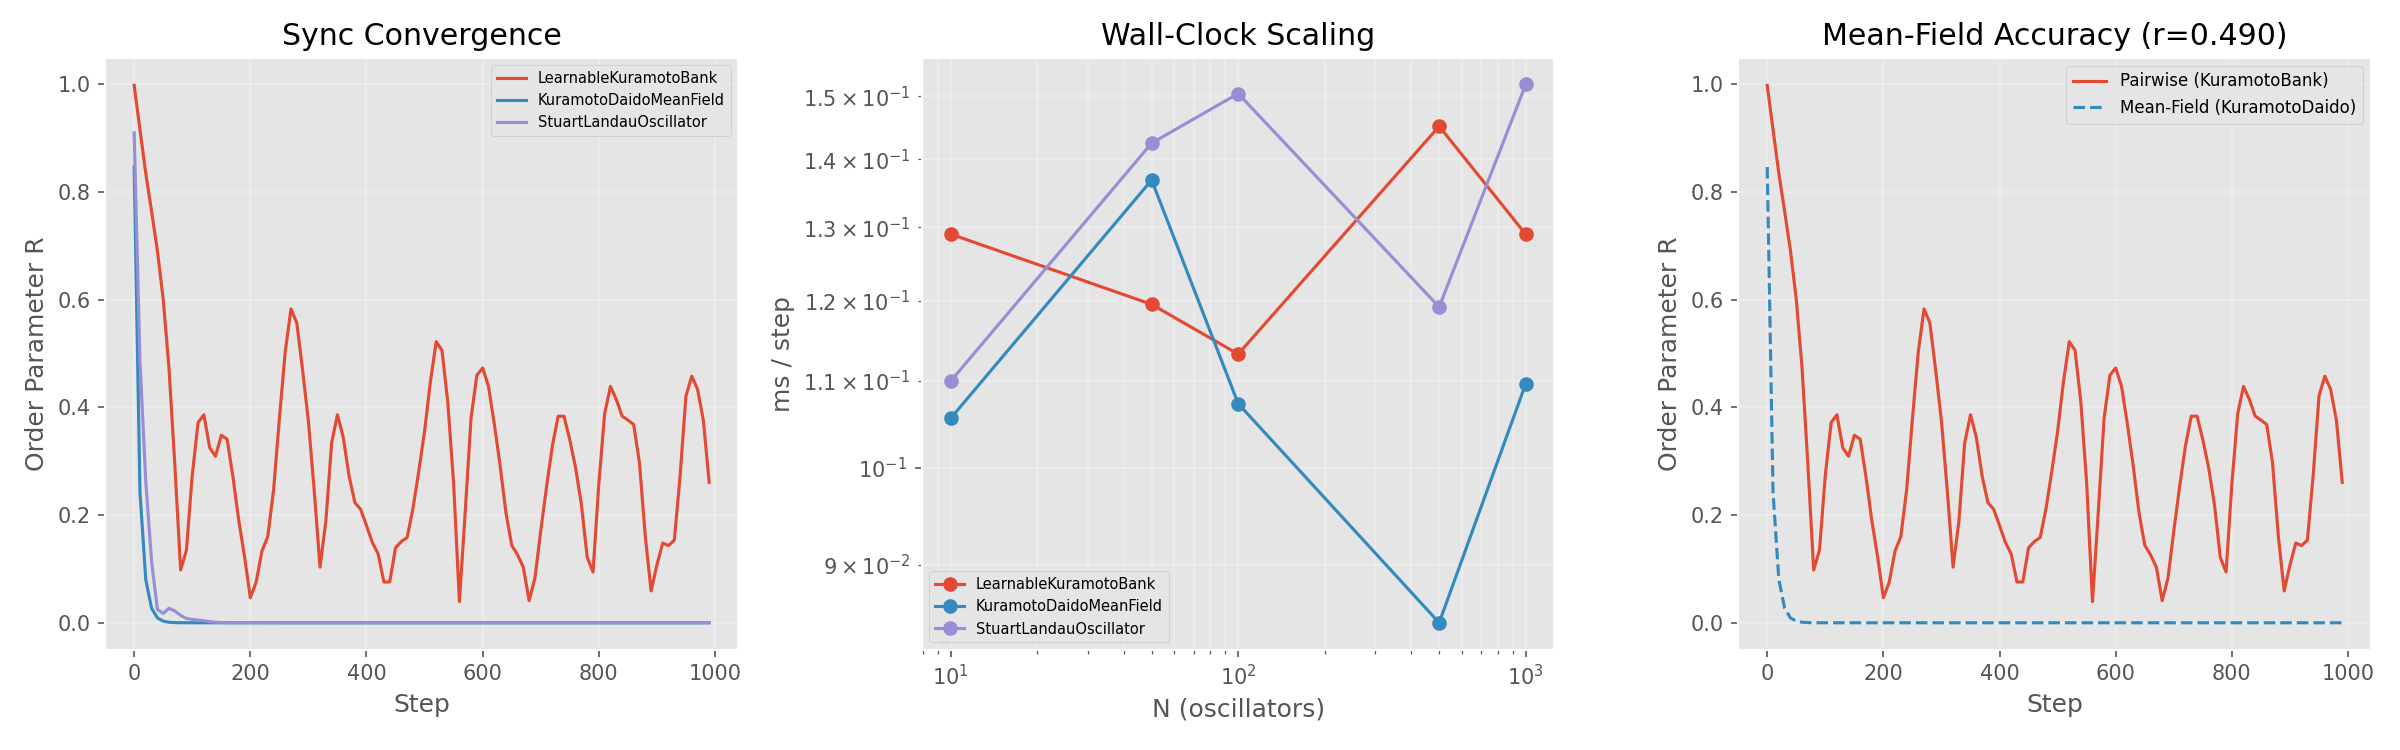

Write Python code to recreate this figure.
"""
Benchmark #1: PyQuifer Oscillators vs KuraNet

Compares PyQuifer's three oscillator modules (LearnableKuramotoBank,
KuramotoDaidoMeanField, StuartLandauOscillator) against KuraNet's methodology
and metrics, measuring sync convergence, wall-clock scaling, and mean-field
approximation accuracy.

Dual-mode:
  - python bench_oscillators.py        → full suite + plots
  - pytest bench_oscillators.py -v     → test functions only

KuraNet reference: PyQuifer/tests/benchmarks/KuraNet/
  - circular_variance from utils.py:99-118
  - Default config: N=100, dt=0.1 (alpha), initial_phase=zero, burn_in=100
"""

from __future__ import annotations

import math
import sys
import time
from contextlib import contextmanager
from dataclasses import dataclass, field
from typing import Dict, List, Optional

import torch
import torch.nn as nn

# ── PyQuifer imports ──
sys.path.insert(0, str(__import__("pathlib").Path(__file__).resolve().parents[2] / "src"))
from pyquifer.oscillators import (
    KuramotoDaidoMeanField,
    LearnableKuramotoBank,
    StuartLandauOscillator,
)

# ── Optional imports ──
try:
    import matplotlib

    matplotlib.use("Agg")
    import matplotlib.pyplot as plt

    HAS_MATPLOTLIB = True
except ImportError:
    HAS_MATPLOTLIB = False

try:
    import torchdiffeq  # noqa: F401

    HAS_TORCHDIFFEQ = True
except ImportError:
    HAS_TORCHDIFFEQ = False


# ═══════════════════════════════════════════════════════════════════════════════
# Section 1: Shared Setup
# ═══════════════════════════════════════════════════════════════════════════════


@dataclass
class BenchmarkConfig:
    """Config matching KuraNet DEFAULT: experiments.cfg."""

    N: int = 100
    dt: float = 0.1  # KuraNet alpha
    burn_in: int = 100
    total_steps: int = 1000
    record_every: int = 10
    seed: int = 42
    coupling: float = 1.0


@dataclass
class ConvergenceResult:
    model_name: str
    step_indices: List[int]
    order_params: List[float]
    circular_variances: List[float]
    final_R: float


@dataclass
class TimingResult:
    model_name: str
    N: int
    ms_per_step: float


@dataclass
class MeanFieldResult:
    pearson_correlation: float
    max_deviation: float
    mean_deviation: float
    pairwise_R: List[float]
    meanfield_R: List[float]
    step_indices: List[int]


# ── Metrics (reimplemented from KuraNet utils.py:99-118) ──


def circular_variance_standalone(phases: torch.Tensor) -> float:
    """Circular variance for a single snapshot.

    Reimplements KuraNet's circular_variance:
        CV = 1 - sqrt(sum_cos^2 + sum_sin^2) / N

    Args:
        phases: (N,) tensor of oscillator phases.

    Returns:
        float in [0, 1]. 0 = perfectly synchronized, 1 = uniform.
    """
    N = phases.shape[-1]
    xx = torch.cos(phases)
    yy = torch.sin(phases)
    return (1 - torch.sqrt(xx.sum(-1) ** 2 + yy.sum(-1) ** 2) / N).item()


def circular_variance_trajectory(phase_history: torch.Tensor) -> float:
    """Time-averaged circular variance.

    Args:
        phase_history: (T, N) tensor of phase snapshots.

    Returns:
        float: mean CV over all time steps.
    """
    N = phase_history.shape[-1]
    xx = torch.cos(phase_history)
    yy = torch.sin(phase_history)
    cv_per_step = 1 - torch.sqrt(xx.sum(-1) ** 2 + yy.sum(-1) ** 2) / N
    return cv_per_step.mean().item()


# ── Timer ──


@contextmanager
def timer():
    """Context manager returning elapsed wall-clock time in seconds."""
    result = {"elapsed": 0.0}
    start = time.perf_counter()
    yield result
    result["elapsed"] = time.perf_counter() - start


# ── Initial condition generator ──


def generate_shared_initial_conditions(
    config: BenchmarkConfig,
) -> tuple[torch.Tensor, torch.Tensor]:
    """Generate omega ~ U(-1, 1) and theta_init = zeros, matching KuraNet DEFAULT."""
    torch.manual_seed(config.seed)
    omega = torch.rand(config.N) * 2 - 1  # Uniform(-1, 1)
    theta_init = torch.zeros(config.N)
    return omega, theta_init


# ── Factory functions ──


def _make_kuramoto_bank(
    omega: torch.Tensor, theta_init: torch.Tensor, config: BenchmarkConfig
) -> LearnableKuramotoBank:
    N = omega.shape[0]
    bank = LearnableKuramotoBank(
        num_oscillators=N,
        dt=config.dt,
        initial_frequency_range=(0.0, 1.0),  # will be overwritten
        initial_phase_range=(0.0, 0.01),  # will be overwritten
        topology="global",
    )
    # Override natural frequencies and phases with shared initial conditions
    with torch.no_grad():
        bank.natural_frequencies.data.copy_(omega)
        bank.phases.copy_(theta_init)
        bank.prev_phases.copy_(theta_init)
        bank.coupling_strength.data.fill_(config.coupling)
    return bank


def _make_meanfield(
    omega: torch.Tensor, config: BenchmarkConfig
) -> KuramotoDaidoMeanField:
    omega_mean = omega.mean().item()
    spread = (omega.max() - omega.min()).item()
    # Cauchy half-width approximation from uniform distribution:
    # For U(-a, a), a reasonable Cauchy approximation uses delta = spread * pi / 4
    # This maps the flat distribution width to Cauchy HWHM.
    delta = spread * math.pi / 4

    mf = KuramotoDaidoMeanField(
        omega_mean=omega_mean,
        delta=delta,
        coupling=config.coupling,
        dt=config.dt,
    )
    # Initialize Z to match zero-phase initial condition (R=1, Psi=0)
    with torch.no_grad():
        mf.Z_real.fill_(1.0)
        mf.Z_imag.fill_(0.0)
    return mf


def _make_stuart_landau(
    omega: torch.Tensor, theta_init: torch.Tensor, config: BenchmarkConfig
) -> StuartLandauOscillator:
    N = omega.shape[0]
    sl = StuartLandauOscillator(
        num_oscillators=N,
        mu=0.1,
        omega_range=(0.0, 1.0),  # will be overwritten
        coupling=0.5,
        dt=config.dt,
    )
    with torch.no_grad():
        sl.omega.data.copy_(omega)
        sl.z_real.copy_(torch.cos(theta_init))
        sl.z_imag.copy_(torch.sin(theta_init))
    return sl


# ═══════════════════════════════════════════════════════════════════════════════
# Section 2: Sync Convergence (R over time)
# ═══════════════════════════════════════════════════════════════════════════════


def bench_convergence_kuramoto_bank(
    config: BenchmarkConfig,
) -> ConvergenceResult:
    omega, theta_init = generate_shared_initial_conditions(config)
    bank = _make_kuramoto_bank(omega, theta_init, config)

    step_indices = []
    order_params = []
    circular_vars = []

    for step in range(config.total_steps):
        bank(steps=1, use_precision=False)
        if step % config.record_every == 0:
            R = bank.get_order_parameter().item()
            cv = circular_variance_standalone(bank.phases)
            step_indices.append(step)
            order_params.append(R)
            circular_vars.append(cv)

    return ConvergenceResult(
        model_name="LearnableKuramotoBank",
        step_indices=step_indices,
        order_params=order_params,
        circular_variances=circular_vars,
        final_R=order_params[-1],
    )


def bench_convergence_meanfield(
    config: BenchmarkConfig,
) -> ConvergenceResult:
    omega, _ = generate_shared_initial_conditions(config)
    mf = _make_meanfield(omega, config)

    step_indices = []
    order_params = []
    circular_vars = []

    for step in range(config.total_steps):
        result = mf(steps=1)
        if step % config.record_every == 0:
            R = result["R"].item()
            # Mean-field has no individual phases; CV = 1 - R
            cv = 1.0 - R
            step_indices.append(step)
            order_params.append(R)
            circular_vars.append(cv)

    return ConvergenceResult(
        model_name="KuramotoDaidoMeanField",
        step_indices=step_indices,
        order_params=order_params,
        circular_variances=circular_vars,
        final_R=order_params[-1],
    )


def bench_convergence_stuart_landau(
    config: BenchmarkConfig,
) -> ConvergenceResult:
    omega, theta_init = generate_shared_initial_conditions(config)
    sl = _make_stuart_landau(omega, theta_init, config)

    step_indices = []
    order_params = []
    circular_vars = []

    for step in range(config.total_steps):
        result = sl(steps=1)
        if step % config.record_every == 0:
            R = result["order_parameter"].item()
            cv = circular_variance_standalone(result["phases"])
            step_indices.append(step)
            order_params.append(R)
            circular_vars.append(cv)

    return ConvergenceResult(
        model_name="StuartLandauOscillator",
        step_indices=step_indices,
        order_params=order_params,
        circular_variances=circular_vars,
        final_R=order_params[-1],
    )


def bench_convergence_kuranet(
    config: BenchmarkConfig,
) -> Optional[ConvergenceResult]:
    """Optional KuraNet comparison. Requires torchdiffeq."""
    if not HAS_TORCHDIFFEQ:
        return None

    try:
        kuranet_dir = __import__("pathlib").Path(__file__).resolve().parent / "KuraNet"
        sys.path.insert(0, str(kuranet_dir))
        from models import KuraNet_xy  # type: ignore

        omega, theta_init = generate_shared_initial_conditions(config)
        N = config.N

        # KuraNet_xy expects feature_dim (we use 1 dummy feature)
        model = KuraNet_xy(
            feature_dim=1,
            num_hid_units=128,
            normalize="node",
            avg_deg=1.0,
            symmetric=True,
            alpha=config.dt,
            gd_steps=config.total_steps,
            burn_in_steps=0,
            initial_phase="zero",
            solver_method="euler",
        )

        # Build input: (N, feature_dim + 1) where last col is phase
        x_features = omega.unsqueeze(1)  # (N, 1)
        y = torch.cat([x_features, theta_init.unsqueeze(1)], dim=1)  # (N, 2)

        step_indices = []
        order_params = []
        circular_vars = []

        t = torch.tensor([0.0])
        for step in range(config.total_steps):
            dy = model(t, y)
            y = y + dy * config.dt
            t = t + config.dt

            if step % config.record_every == 0:
                phases = y[:, -1]
                complex_phases = torch.exp(1j * phases)
                R = torch.abs(complex_phases.mean()).item()
                cv = circular_variance_standalone(phases)
                step_indices.append(step)
                order_params.append(R)
                circular_vars.append(cv)

        return ConvergenceResult(
            model_name="KuraNet_xy",
            step_indices=step_indices,
            order_params=order_params,
            circular_variances=circular_vars,
            final_R=order_params[-1],
        )
    except Exception as e:
        print(f"  [KuraNet skipped: {e}]")
        return None


# ═══════════════════════════════════════════════════════════════════════════════
# Section 2b: Phase 6 Gap Tests (G-01, G-02, G-16)
# ═══════════════════════════════════════════════════════════════════════════════


@dataclass
class FromFrequenciesResult:
    naive_R: float
    fitted_R: float
    improvement: float


@dataclass
class CriticalCouplingResult:
    Kc: float
    super_R: float
    sub_R: float


@dataclass
class RK4vsEulerResult:
    euler_R: float
    rk4_R: float
    euler_R_sl: float
    rk4_R_sl: float


def bench_from_frequencies(config: BenchmarkConfig) -> FromFrequenciesResult:
    """G-01: Compare naive mean-field construction vs from_frequencies classmethod.

    from_frequencies uses IQR-based Cauchy fitting which should yield better
    Ott-Antonsen tracking than the naive mean/spread mapping.
    """
    torch.manual_seed(config.seed)
    omega = torch.rand(config.N) * 2 - 1  # Uniform [-1, 1]

    # Naive construction (existing factory)
    mf_naive = _make_meanfield(omega, config)

    # Fitted construction via from_frequencies classmethod
    mf_fitted = KuramotoDaidoMeanField.from_frequencies(
        omega, coupling=config.coupling, dt=config.dt
    )
    # Initialize Z to match zero-phase initial condition (R=1, Psi=0)
    with torch.no_grad():
        mf_fitted.Z_real.fill_(1.0)
        mf_fitted.Z_imag.fill_(0.0)

    # Run both for total_steps
    for _ in range(config.total_steps):
        naive_result = mf_naive(steps=1)
        fitted_result = mf_fitted(steps=1)

    naive_R = naive_result["R"].item()
    fitted_R = fitted_result["R"].item()
    improvement = fitted_R - naive_R

    print(f"\n  G-01 from_frequencies comparison:")
    print(f"    {'Method':<24s} {'Final R':>8s} {'delta':>10s}")
    print(f"    {'-' * 44}")
    print(f"    {'Naive (mean/spread)':<24s} {naive_R:>8.4f} {mf_naive.delta.item():>10.4f}")
    print(f"    {'from_frequencies (IQR)':<24s} {fitted_R:>8.4f} {mf_fitted.delta.item():>10.4f}")
    print(f"    {'Improvement':<24s} {improvement:>+8.4f}")

    return FromFrequenciesResult(
        naive_R=naive_R, fitted_R=fitted_R, improvement=improvement
    )


def bench_critical_coupling(config: BenchmarkConfig) -> CriticalCouplingResult:
    """G-02: Test get_critical_coupling on StuartLandauOscillator.

    Creates SL oscillators, estimates Kc, then runs at Kc*1.5 (supercritical)
    and Kc*0.5 (subcritical) to verify that supercritical coupling synchronizes
    more than subcritical.
    """
    torch.manual_seed(config.seed)
    N = config.N

    # Create baseline SL to get Kc
    sl_probe = StuartLandauOscillator(
        num_oscillators=N,
        mu=0.1,
        omega_range=(0.0, 2.0),
        coupling=1.0,
        dt=config.dt,
    )
    Kc = sl_probe.get_critical_coupling().item()

    # Supercritical run (coupling = 1.5 * Kc)
    torch.manual_seed(config.seed)
    sl_super = StuartLandauOscillator(
        num_oscillators=N,
        mu=0.1,
        omega_range=(0.0, 2.0),
        coupling=Kc * 1.5,
        dt=config.dt,
    )
    # Copy omega from probe so Kc is consistent
    with torch.no_grad():
        sl_super.omega.data.copy_(sl_probe.omega.data)
    for _ in range(config.total_steps):
        sl_super(steps=1)
    super_R = sl_super.get_order_parameter().item()

    # Subcritical run (coupling = 0.5 * Kc)
    torch.manual_seed(config.seed)
    sl_sub = StuartLandauOscillator(
        num_oscillators=N,
        mu=0.1,
        omega_range=(0.0, 2.0),
        coupling=Kc * 0.5,
        dt=config.dt,
    )
    with torch.no_grad():
        sl_sub.omega.data.copy_(sl_probe.omega.data)
    for _ in range(config.total_steps):
        sl_sub(steps=1)
    sub_R = sl_sub.get_order_parameter().item()

    print(f"\n  G-02 critical coupling (StuartLandau, N={N}):")
    print(f"    Kc (estimated):         {Kc:.4f}")
    print(f"    Supercritical (1.5*Kc):  R = {super_R:.4f}")
    print(f"    Subcritical  (0.5*Kc):  R = {sub_R:.4f}")

    return CriticalCouplingResult(Kc=Kc, super_R=super_R, sub_R=sub_R)


def bench_rk4_vs_euler(config: BenchmarkConfig) -> RK4vsEulerResult:
    """G-16: Compare RK4 vs Euler integration for LearnableKuramotoBank and StuartLandau.

    Uses a large dt (0.5 by default from caller, or config.dt) so the
    difference between integrators is visible.
    """
    torch.manual_seed(config.seed)
    omega = torch.rand(config.N) * 2 - 1
    theta_init = torch.zeros(config.N)

    # --- LearnableKuramotoBank: Euler ---
    bank_euler = LearnableKuramotoBank(
        num_oscillators=config.N,
        dt=config.dt,
        initial_frequency_range=(0.0, 1.0),
        initial_phase_range=(0.0, 0.01),
        topology="global",
        integration_method="euler",
    )
    with torch.no_grad():
        bank_euler.natural_frequencies.data.copy_(omega)
        bank_euler.phases.copy_(theta_init)
        bank_euler.prev_phases.copy_(theta_init)
        bank_euler.coupling_strength.data.fill_(config.coupling)
    for _ in range(config.total_steps):
        bank_euler(steps=1, use_precision=False)
    euler_R = bank_euler.get_order_parameter().item()

    # --- LearnableKuramotoBank: RK4 ---
    bank_rk4 = LearnableKuramotoBank(
        num_oscillators=config.N,
        dt=config.dt,
        initial_frequency_range=(0.0, 1.0),
        initial_phase_range=(0.0, 0.01),
        topology="global",
        integration_method="rk4",
    )
    with torch.no_grad():
        bank_rk4.natural_frequencies.data.copy_(omega)
        bank_rk4.phases.copy_(theta_init)
        bank_rk4.prev_phases.copy_(theta_init)
        bank_rk4.coupling_strength.data.fill_(config.coupling)
    for _ in range(config.total_steps):
        bank_rk4(steps=1, use_precision=False)
    rk4_R = bank_rk4.get_order_parameter().item()

    # --- StuartLandauOscillator: Euler vs RK4 ---
    torch.manual_seed(config.seed)
    sl_euler = StuartLandauOscillator(
        num_oscillators=config.N,
        mu=0.1,
        omega_range=(0.5, 1.5),
        coupling=1.0,
        dt=config.dt,
        integration_method="euler",
    )
    torch.manual_seed(config.seed)
    sl_rk4 = StuartLandauOscillator(
        num_oscillators=config.N,
        mu=0.1,
        omega_range=(0.5, 1.5),
        coupling=1.0,
        dt=config.dt,
        integration_method="rk4",
    )
    # Copy state so both start identically
    with torch.no_grad():
        sl_rk4.omega.data.copy_(sl_euler.omega.data)
        sl_rk4.z_real.copy_(sl_euler.z_real)
        sl_rk4.z_imag.copy_(sl_euler.z_imag)

    for _ in range(config.total_steps):
        sl_euler(steps=1)
        sl_rk4(steps=1)
    euler_R_sl = sl_euler.get_order_parameter().item()
    rk4_R_sl = sl_rk4.get_order_parameter().item()

    print(f"\n  G-16 RK4 vs Euler (dt={config.dt}, steps={config.total_steps}):")
    print(f"    {'Model':<28s} {'Euler R':>8s} {'RK4 R':>8s} {'|diff|':>8s}")
    print(f"    {'-' * 54}")
    print(
        f"    {'LearnableKuramotoBank':<28s} {euler_R:>8.4f} {rk4_R:>8.4f} "
        f"{abs(euler_R - rk4_R):>8.4f}"
    )
    print(
        f"    {'StuartLandauOscillator':<28s} {euler_R_sl:>8.4f} {rk4_R_sl:>8.4f} "
        f"{abs(euler_R_sl - rk4_R_sl):>8.4f}"
    )

    return RK4vsEulerResult(
        euler_R=euler_R, rk4_R=rk4_R,
        euler_R_sl=euler_R_sl, rk4_R_sl=rk4_R_sl,
    )


# ═══════════════════════════════════════════════════════════════════════════════
# Section 3: Wall-Clock Scaling (ms/step vs N)
# ═══════════════════════════════════════════════════════════════════════════════

SCALING_SIZES = [10, 50, 100, 500, 1000]
WARMUP_STEPS = 10
TIMED_STEPS = 100


def _scaling_config(N: int) -> BenchmarkConfig:
    return BenchmarkConfig(N=N, dt=0.1, seed=42)


def bench_scaling_kuramoto_bank(N: int) -> TimingResult:
    cfg = _scaling_config(N)
    omega, theta_init = generate_shared_initial_conditions(cfg)
    bank = _make_kuramoto_bank(omega, theta_init, cfg)

    # Warmup
    for _ in range(WARMUP_STEPS):
        bank(steps=1, use_precision=False)

    # Timed
    with timer() as t:
        for _ in range(TIMED_STEPS):
            bank(steps=1, use_precision=False)

    return TimingResult("LearnableKuramotoBank", N, t["elapsed"] * 1000 / TIMED_STEPS)


def bench_scaling_meanfield(N: int) -> TimingResult:
    """Mean-field is O(1) — N is nominal only."""
    cfg = _scaling_config(N)
    omega, _ = generate_shared_initial_conditions(cfg)
    mf = _make_meanfield(omega, cfg)

    for _ in range(WARMUP_STEPS):
        mf(steps=1)

    with timer() as t:
        for _ in range(TIMED_STEPS):
            mf(steps=1)

    return TimingResult("KuramotoDaidoMeanField", N, t["elapsed"] * 1000 / TIMED_STEPS)


def bench_scaling_stuart_landau(N: int) -> TimingResult:
    cfg = _scaling_config(N)
    omega, theta_init = generate_shared_initial_conditions(cfg)
    sl = _make_stuart_landau(omega, theta_init, cfg)

    for _ in range(WARMUP_STEPS):
        sl(steps=1)

    with timer() as t:
        for _ in range(TIMED_STEPS):
            sl(steps=1)

    return TimingResult("StuartLandauOscillator", N, t["elapsed"] * 1000 / TIMED_STEPS)


# ═══════════════════════════════════════════════════════════════════════════════
# Section 4: Mean-Field vs Pairwise Accuracy
# ═══════════════════════════════════════════════════════════════════════════════


def bench_meanfield_accuracy(config: BenchmarkConfig) -> MeanFieldResult:
    """Compare pairwise Kuramoto bank R-trajectory against mean-field R."""
    omega, theta_init = generate_shared_initial_conditions(config)

    bank = _make_kuramoto_bank(omega, theta_init, config)
    mf = _make_meanfield(omega, config)

    pairwise_R = []
    meanfield_R = []
    step_indices = []

    for step in range(config.total_steps):
        bank(steps=1, use_precision=False)
        mf_result = mf(steps=1)

        if step % config.record_every == 0:
            pR = bank.get_order_parameter().item()
            mR = mf_result["R"].item()
            pairwise_R.append(pR)
            meanfield_R.append(mR)
            step_indices.append(step)

    # Pearson correlation
    pR_t = torch.tensor(pairwise_R)
    mR_t = torch.tensor(meanfield_R)

    pR_centered = pR_t - pR_t.mean()
    mR_centered = mR_t - mR_t.mean()

    num = (pR_centered * mR_centered).sum()
    den = torch.sqrt((pR_centered**2).sum() * (mR_centered**2).sum())
    pearson = (num / den.clamp(min=1e-12)).item()

    deviations = (pR_t - mR_t).abs()
    max_dev = deviations.max().item()
    mean_dev = deviations.mean().item()

    return MeanFieldResult(
        pearson_correlation=pearson,
        max_deviation=max_dev,
        mean_deviation=mean_dev,
        pairwise_R=pairwise_R,
        meanfield_R=meanfield_R,
        step_indices=step_indices,
    )


# ═══════════════════════════════════════════════════════════════════════════════
# Section 5: Output
# ═══════════════════════════════════════════════════════════════════════════════


def _print_convergence_table(results: List[ConvergenceResult]) -> None:
    print("\n" + "=" * 68)
    print("  CONVERGENCE: Order Parameter R over Time")
    print("=" * 68)
    print(f"  {'Model':<28s} {'Final R':>8s} {'Final CV':>9s}")
    print("  " + "-" * 47)
    for r in results:
        print(f"  {r.model_name:<28s} {r.final_R:>8.4f} {r.circular_variances[-1]:>9.4f}")
    print()


def _print_scaling_table(
    results: Dict[str, List[TimingResult]], sizes: List[int]
) -> None:
    print("=" * 78)
    print("  WALL-CLOCK SCALING: ms/step vs N")
    print("=" * 78)

    header = f"  {'Model':<28s}"
    for N in sizes:
        header += f" {'N=' + str(N):>8s}"
    header += " {'ratio':>8s}"
    # Build proper header
    header = f"  {'Model':<28s}"
    for N in sizes:
        header += f"  N={N:<5d}"
    header += "  ratio"
    print(header)
    print("  " + "-" * (28 + 8 * len(sizes) + 8))

    for model_name, timings in results.items():
        row = f"  {model_name:<28s}"
        ms_values = {t.N: t.ms_per_step for t in timings}
        base = ms_values.get(sizes[0], 1e-9)
        for N in sizes:
            ms = ms_values.get(N, float("nan"))
            row += f"  {ms:<7.3f}"
        last = ms_values.get(sizes[-1], base)
        ratio = last / base if base > 0 else float("inf")
        row += f"  {ratio:.1f}x"
        print(row)
    print()


def _print_meanfield_table(mf: MeanFieldResult) -> None:
    print("=" * 68)
    print("  MEAN-FIELD vs PAIRWISE ACCURACY")
    print("=" * 68)
    print(f"  Pearson correlation:  {mf.pearson_correlation:>+.4f}")
    print(f"  Max |R| deviation:    {mf.max_deviation:>.4f}")
    print(f"  Mean |R| deviation:   {mf.mean_deviation:>.4f}")
    print()


def _print_phase6_table(
    ff: FromFrequenciesResult,
    cc: CriticalCouplingResult,
    rk4: RK4vsEulerResult,
) -> None:
    print("\n" + "=" * 68)
    print("  PHASE 6 GAP FIXES")
    print("=" * 68)
    print(f"  G-01 from_frequencies:  naive R={ff.naive_R:.4f}  fitted R={ff.fitted_R:.4f}  improvement={ff.improvement:+.4f}")
    print(f"  G-02 critical coupling: Kc={cc.Kc:.4f}  super R={cc.super_R:.4f}  sub R={cc.sub_R:.4f}")
    print(f"  G-16 RK4 vs Euler:      KB euler={rk4.euler_R:.4f} rk4={rk4.rk4_R:.4f}  SL euler={rk4.euler_R_sl:.4f} rk4={rk4.rk4_R_sl:.4f}")
    print()


def _plot_results(
    convergence: List[ConvergenceResult],
    scaling: Dict[str, List[TimingResult]],
    meanfield: MeanFieldResult,
    sizes: List[int],
    save_path: str,
) -> None:
    if not HAS_MATPLOTLIB:
        print("  [matplotlib not available — skipping plot]")
        return

    fig, axes = plt.subplots(1, 3, figsize=(16, 5))

    # Panel 1: Convergence curves
    ax = axes[0]
    for r in convergence:
        ax.plot(r.step_indices, r.order_params, label=r.model_name)
    ax.set_xlabel("Step")
    ax.set_ylabel("Order Parameter R")
    ax.set_title("Sync Convergence")
    ax.set_ylim(-0.05, 1.05)
    ax.legend(fontsize=7)
    ax.grid(True, alpha=0.3)

    # Panel 2: Log-log scaling
    ax = axes[1]
    for model_name, timings in scaling.items():
        ns = [t.N for t in timings]
        ms = [t.ms_per_step for t in timings]
        ax.loglog(ns, ms, "o-", label=model_name)
    ax.set_xlabel("N (oscillators)")
    ax.set_ylabel("ms / step")
    ax.set_title("Wall-Clock Scaling")
    ax.legend(fontsize=7)
    ax.grid(True, alpha=0.3, which="both")

    # Panel 3: Mean-field vs pairwise overlay
    ax = axes[2]
    ax.plot(meanfield.step_indices, meanfield.pairwise_R, label="Pairwise (KuramotoBank)")
    ax.plot(
        meanfield.step_indices,
        meanfield.meanfield_R,
        "--",
        label="Mean-Field (KuramotoDaido)",
    )
    ax.set_xlabel("Step")
    ax.set_ylabel("Order Parameter R")
    ax.set_title(
        f"Mean-Field Accuracy (r={meanfield.pearson_correlation:.3f})"
    )
    ax.set_ylim(-0.05, 1.05)
    ax.legend(fontsize=8)
    ax.grid(True, alpha=0.3)

    plt.tight_layout()
    plt.savefig(save_path, dpi=150)
    plt.close()
    print(f"  Plot saved to {save_path}")


# ═══════════════════════════════════════════════════════════════════════════════
# Pytest Tests
# ═══════════════════════════════════════════════════════════════════════════════


class TestConvergence:
    """Tests that each oscillator model runs and produces valid R values."""

    def test_kuramoto_bank_runs(self) -> None:
        cfg = BenchmarkConfig(N=20, total_steps=50, record_every=10, seed=42)
        result = bench_convergence_kuramoto_bank(cfg)
        assert len(result.order_params) > 0
        for R in result.order_params:
            assert 0.0 <= R <= 1.0 + 1e-6, f"R={R} out of range"

    def test_meanfield_runs(self) -> None:
        cfg = BenchmarkConfig(N=20, total_steps=50, record_every=10, seed=42)
        result = bench_convergence_meanfield(cfg)
        assert len(result.order_params) > 0
        for R in result.order_params:
            assert 0.0 <= R <= 1.0 + 1e-6, f"R={R} out of range"

    def test_stuart_landau_runs(self) -> None:
        cfg = BenchmarkConfig(N=20, total_steps=50, record_every=10, seed=42)
        result = bench_convergence_stuart_landau(cfg)
        assert len(result.order_params) > 0
        for R in result.order_params:
            assert 0.0 <= R <= 1.0 + 1e-6, f"R={R} out of range"

    def test_circular_variance_metric(self) -> None:
        # Perfectly synchronized: all phases = 0 → CV = 0
        sync_phases = torch.zeros(50)
        cv_sync = circular_variance_standalone(sync_phases)
        assert abs(cv_sync) < 1e-6, f"Synced CV should be ~0, got {cv_sync}"

        # Uniformly distributed phases → CV ≈ 1 (for large N)
        torch.manual_seed(123)
        uniform_phases = torch.rand(1000) * 2 * math.pi
        cv_uniform = circular_variance_standalone(uniform_phases)
        assert cv_uniform > 0.8, f"Uniform CV should be ~1, got {cv_uniform}"


class TestScaling:
    """Tests wall-clock scaling behavior."""

    def test_scaling_runs(self) -> None:
        for N in [10, 20]:
            r = bench_scaling_kuramoto_bank(N)
            assert r.ms_per_step > 0
            r = bench_scaling_meanfield(N)
            assert r.ms_per_step > 0
            r = bench_scaling_stuart_landau(N)
            assert r.ms_per_step > 0

    def test_meanfield_constant_scaling(self) -> None:
        """Mean-field should be roughly O(1) — ratio N=500/N=10 < 3x."""
        r10 = bench_scaling_meanfield(10)
        r500 = bench_scaling_meanfield(500)
        ratio = r500.ms_per_step / r10.ms_per_step
        assert ratio < 3.0, (
            f"Mean-field scaling ratio N=500/N=10 = {ratio:.2f}x "
            f"(expected < 3x for O(1) complexity)"
        )


class TestMeanFieldAccuracy:
    """Tests mean-field approximation quality."""

    def test_meanfield_correlation(self) -> None:
        cfg = BenchmarkConfig(N=50, total_steps=200, record_every=10, seed=42)
        result = bench_meanfield_accuracy(cfg)
        assert result.pearson_correlation > 0, (
            f"Mean-field correlation {result.pearson_correlation:.4f} should be > 0"
        )


class TestPhase6Features:
    """Tests for Phase 6 gap-fix features (G-01, G-02, G-16)."""

    def test_from_frequencies_improves_r(self) -> None:
        """from_frequencies should give higher R than naive Cauchy mapping."""
        # Use supercritical coupling (K=3.0) so both methods can sync,
        # but from_frequencies (IQR-based delta) should track better.
        cfg = BenchmarkConfig(N=100, total_steps=500, seed=42, coupling=3.0)
        result = bench_from_frequencies(cfg)
        # from_frequencies should improve over naive mapping
        assert result.improvement > 0.0, (
            f"from_frequencies should improve over naive: "
            f"fitted R={result.fitted_R:.4f}, naive R={result.naive_R:.4f}"
        )
        # With supercritical coupling, fitted should reach meaningful sync
        assert result.fitted_R > 0.3, (
            f"from_frequencies fitted R={result.fitted_R:.4f} expected > 0.3 "
            f"at coupling=3.0"
        )

    def test_critical_coupling_exists(self) -> None:
        """get_critical_coupling should return a positive float."""
        cfg = BenchmarkConfig(N=50, seed=42)
        result = bench_critical_coupling(cfg)
        assert result.Kc > 0.0, f"Kc should be > 0, got {result.Kc}"
        # Supercritical should sync more than subcritical
        assert result.super_R > result.sub_R, (
            f"Supercritical R={result.super_R:.4f} should exceed "
            f"subcritical R={result.sub_R:.4f}"
        )

    def test_rk4_matches_euler(self) -> None:
        """RK4 and Euler should give similar R at small dt."""
        cfg = BenchmarkConfig(N=30, total_steps=200, dt=0.01, seed=42)
        result = bench_rk4_vs_euler(cfg)
        # At small dt both integrators should converge to similar R
        diff = abs(result.euler_R - result.rk4_R)
        assert diff < 0.3, (
            f"RK4 R={result.rk4_R:.4f} vs Euler R={result.euler_R:.4f} "
            f"differ by {diff:.4f} (expected < 0.3 at dt={cfg.dt})"
        )


# ═══════════════════════════════════════════════════════════════════════════════
# Main: Full Suite
# ═══════════════════════════════════════════════════════════════════════════════


def run_full_suite() -> None:
    config = BenchmarkConfig()
    print("=" * 68)
    print("  PyQuifer Oscillators vs KuraNet — Benchmark Suite")
    print(f"  N={config.N}  dt={config.dt}  steps={config.total_steps}  seed={config.seed}")
    print("=" * 68)

    # ── Convergence ──
    print("\n[1/4] Running convergence benchmarks...")
    convergence_results: List[ConvergenceResult] = []

    print("  LearnableKuramotoBank...", end=" ", flush=True)
    with timer() as t:
        convergence_results.append(bench_convergence_kuramoto_bank(config))
    print(f"done ({t['elapsed']:.2f}s)")

    print("  KuramotoDaidoMeanField...", end=" ", flush=True)
    with timer() as t:
        convergence_results.append(bench_convergence_meanfield(config))
    print(f"done ({t['elapsed']:.2f}s)")

    print("  StuartLandauOscillator...", end=" ", flush=True)
    with timer() as t:
        convergence_results.append(bench_convergence_stuart_landau(config))
    print(f"done ({t['elapsed']:.2f}s)")

    print("  KuraNet_xy (optional)...", end=" ", flush=True)
    kuranet_result = bench_convergence_kuranet(config)
    if kuranet_result is not None:
        convergence_results.append(kuranet_result)
        print("done")
    else:
        print("skipped (torchdiffeq not installed)")

    _print_convergence_table(convergence_results)

    # ── Scaling ──
    print("[2/4] Running wall-clock scaling benchmarks...")
    scaling_results: Dict[str, List[TimingResult]] = {
        "LearnableKuramotoBank": [],
        "KuramotoDaidoMeanField": [],
        "StuartLandauOscillator": [],
    }

    for N in SCALING_SIZES:
        print(f"  N={N}...", end=" ", flush=True)
        scaling_results["LearnableKuramotoBank"].append(bench_scaling_kuramoto_bank(N))
        scaling_results["KuramotoDaidoMeanField"].append(bench_scaling_meanfield(N))
        scaling_results["StuartLandauOscillator"].append(bench_scaling_stuart_landau(N))
        print("done")

    _print_scaling_table(scaling_results, SCALING_SIZES)

    # ── Mean-field accuracy ──
    print("[3/4] Running mean-field accuracy benchmark...")
    mf_result = bench_meanfield_accuracy(config)
    _print_meanfield_table(mf_result)

    # ── Phase 6 gap fixes ──
    print("[4/4] Phase 6 gap fixes...")

    print("  G-01: from_frequencies classmethod...", end=" ", flush=True)
    with timer() as t:
        ff_result = bench_from_frequencies(config)
    print(f"done ({t['elapsed']:.2f}s)")

    print("  G-02: get_critical_coupling...", end=" ", flush=True)
    with timer() as t:
        cc_result = bench_critical_coupling(config)
    print(f"done ({t['elapsed']:.2f}s)")

    print("  G-16: RK4 vs Euler (large dt=0.5)...", end=" ", flush=True)
    rk4_config = BenchmarkConfig(
        N=config.N, dt=0.5, total_steps=200,
        seed=config.seed, coupling=config.coupling,
    )
    with timer() as t:
        rk4_result = bench_rk4_vs_euler(rk4_config)
    print(f"done ({t['elapsed']:.2f}s)")

    _print_phase6_table(ff_result, cc_result, rk4_result)

    # ── Plot ──
    plot_path = str(
        __import__("pathlib").Path(__file__).resolve().parent / "bench_oscillators.png"
    )
    _plot_results(convergence_results, scaling_results, mf_result, SCALING_SIZES, plot_path)

    print("Done.")


if __name__ == "__main__":
    run_full_suite()
